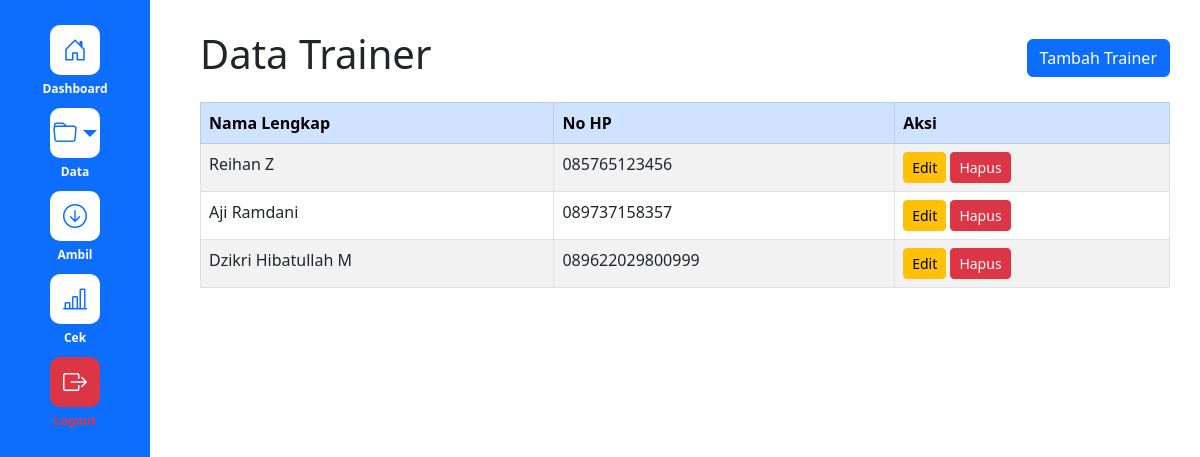
The app's page /data_trainer.php (signed in) with its own data.
### tables this page shows
CREATE TABLE `trainer1` (
  `id` int(11) NOT NULL,
  `NIK` text NOT NULL,
  `nama_lengkap` text NOT NULL,
  `no_HP` text NOT NULL,
  `created_at` date NOT NULL DEFAULT current_timestamp()
);

### data_trainer.php (the view, shortened to what this page needs)
<?php
require_once 'config.php';
$user = $_SESSION['user'];
$isAdmin = ($user['username'] === 'admin');
try {
    $stmt = $pdo->query("SELECT id, NIK, nama_lengkap, no_HP, created_at FROM trainer1 ORDER BY created_at DESC");
    $trainerList = $stmt->fetchAll();
} catch (PDOException $e) {
    $trainerList = [];
    $error = "Terjadi kesalahan saat mengambil data: " . htmlspecialchars($e->getMessage());
}
?>
<!DOCTYPE html>
<html lang="id">
<head>
    <link href="https://cdn.jsdelivr.net/npm/bootstrap@5.3.0/dist/css/bootstrap.min.css" rel="stylesheet" />
    <link href="https://cdn.jsdelivr.net/npm/bootstrap-icons@1.10.5/font/bootstrap-icons.css" rel="stylesheet" />
</head>
<body>
  <div class="layout">
<div class="sidebar">
  <a href="index.php" class="menu-item">
    <div class="icon-box"><i class="bi bi-house-door"></i></div>
    <div class="menu-text">Dashboard</div>
  </a>
  <div class="menu-item dropdown position-relative">
    <div class="icon-box dropdown-toggle" data-bs-toggle="dropdown" aria-expanded="false" style="cursor: pointer;">
      <i class="bi bi-folder"></i>
    </div>
    <div class="menu-text">Data</div>
  </div>
  <a href="kebutuhan_alat.php" class="menu-item">
    <div class="icon-box"><i class="bi bi-arrow-down-circle"></i></div>
    <div class="menu-text">Ambil</div>
  </a>
  <?php if ($isAdmin): ?>
  <a href="stok_opname.php" class="menu-item">
    <div class="icon-box"><i class="bi bi-bar-chart-line"></i></div>
    <div class="menu-text">Cek</div>
  </a>
  <?php endif; ?>
  <a href="logout.php" class="menu-item">
    <div class="icon-box bg-danger text-white"><i class="bi bi-box-arrow-right"></i></div>
    <div class="menu-text text-danger fw-bold">Logout</div>
  </a>
</div>
    <div class="main-content">
        <div class="d-flex justify-content-between align-items-center mb-3">
            <h1>Data Trainer</h1>
            <?php if ($isAdmin): ?>
            <a href="create_trainer.php" class="btn btn-primary">Tambah Trainer</a>
            <?php endif; ?>
        </div>
        <?php if ($trainerList): ?>
        <div class="table-responsive">
            <table class="table table-bordered table-hover table-striped">
                <thead class="table-primary">
                    <tr>
                        <th>Nama Lengkap</th>
                        <th>No HP</th>
                        <?php if ($isAdmin): ?>
                        <th>Aksi</th>
                        <?php endif; ?>
                    </tr>
                </thead>
                    <tbody>
                        <?php foreach ($trainerList as $index => $trainer): ?>
                        <tr>
                            <td><?= htmlspecialchars($trainer['nama_lengkap']) ?></td>
                            <td><?= htmlspecialchars($trainer['no_HP']) ?></td>
                            <?php if ($isAdmin): ?>
                            <td>
                                <a href="edit_trainer.php?id=<?= $trainer['id'] ?>" class="btn btn-sm btn-warning">Edit</a>
                                <a href="delete_trainer.php?id=<?= $trainer['id'] ?>" onclick="return confirm('Yakin ingin menghapus?');" class="btn btn-sm btn-danger">Hapus</a>
                            </td>
                            <?php endif; ?>
                        </tr>
                        <?php endforeach; ?>
                    </tbody>
            </table>
        </div>
        <?php else: ?>
            <p>Tidak ada data trainer.</p>
        <?php endif; ?>
    </div>
</div>
</body>
</html>

### data_trainer.php (style rules this page uses)
.layout { display: flex; min-height: 100vh; flex-direction: row; }
.sidebar { width: 150px; background-color: #0d6efd; color: white; padding: 20px 0; flex-shrink: 0; display: flex; flex-direction: column; align-items: center; position: fixed; top: 0; left: 0; height: 100vh; overflow: hidden; transition: transform 0.3s ease; }
.menu-item { text-align: center; margin: 5px 0; color: white; text-decoration: none; }
.icon-box { width: 50px; height: 50px; background-color: white; color: #0d6efd; border-radius: 10px; display: flex; align-items: center; justify-content: center; font-size: 1.5rem; margin: 0 auto 5px; transition: all 0.3s ease; }
.menu-text { font-size: 0.75rem; font-weight: 600; color: white; }
.main-content { flex-grow: 1; padding: 30px; margin-left: 170px; }

### records on screen
trainer1: nama_lengkap "Reihan Z", no_HP "085765123456"
trainer1: nama_lengkap "Aji Ramdani", no_HP "089737158357"
trainer1: nama_lengkap "Dzikri Hibatullah M", no_HP "089622029800999"
